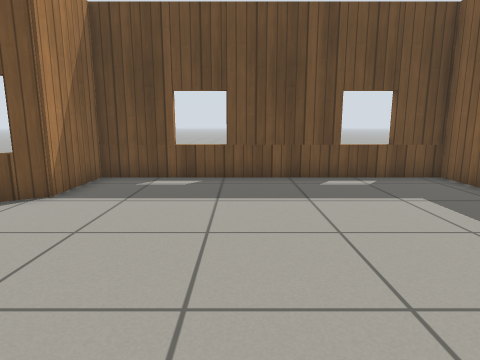
View 1 (above)

13 first-person views from a walk through a world built for the Gazebo simulator. The camera is 0.8 m above the floor, tilts 10° down and sees 75° across. The floor is counted in squares, 0.5 m on a side. Each view is taken from the middle of a square. On the plan, view 1 faces up. The plan holds only what a view shows up to about 15 squares ahead; the rest is blank. Simple patterns stand in for the simulator's built-in surfaces.

View 2
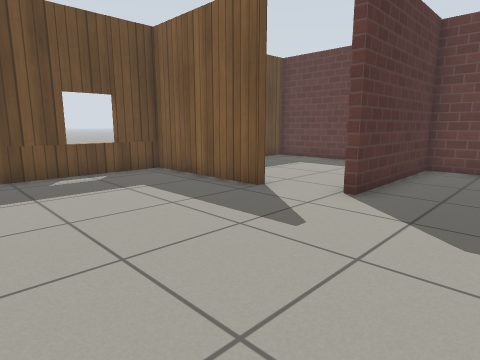

View 3
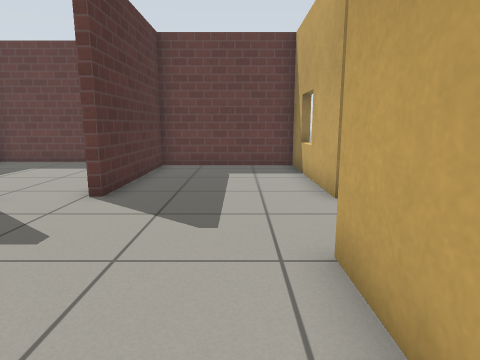

View 4
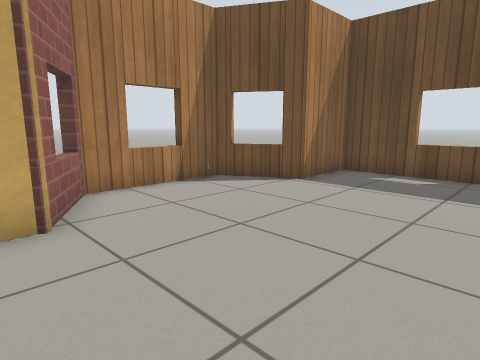

View 5
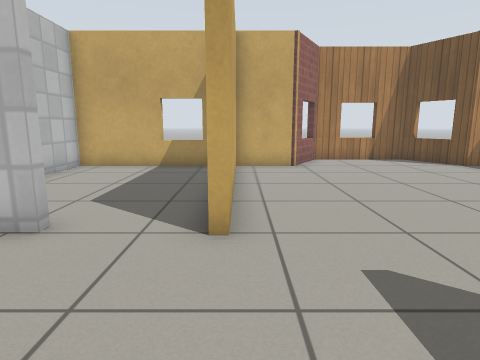

View 6
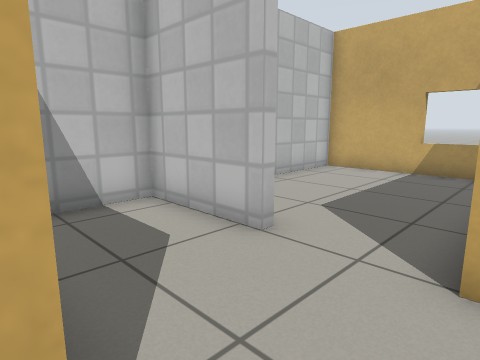

View 7
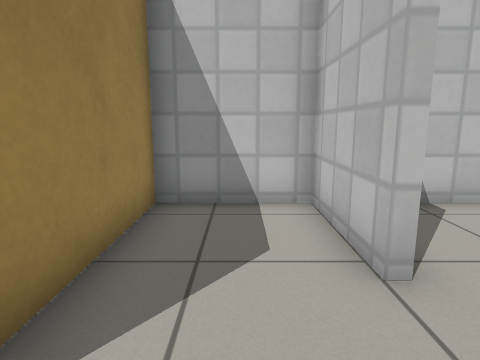

View 8
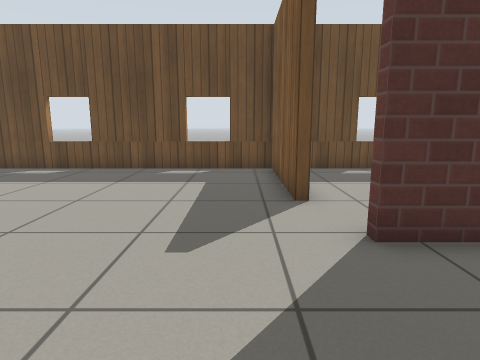

View 9
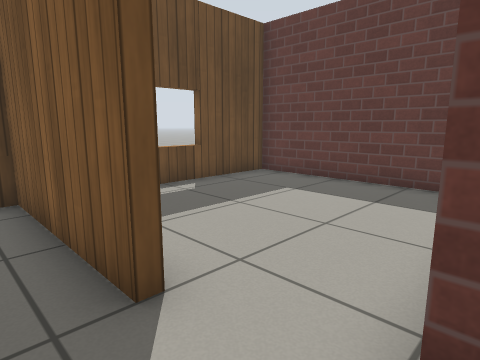

View 10
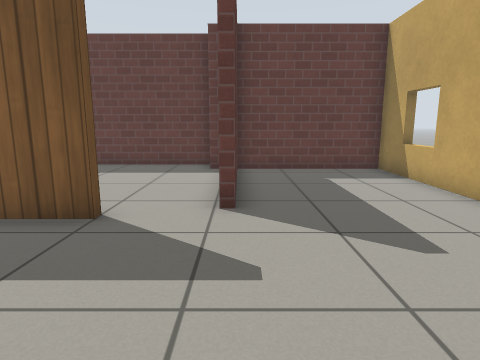

View 11
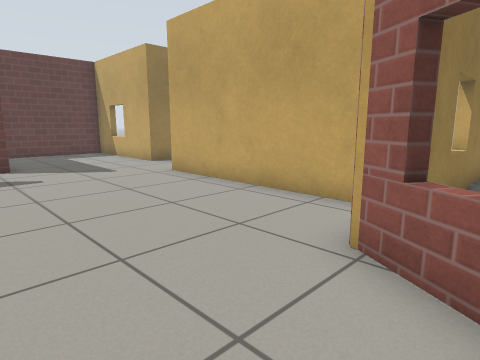

View 12
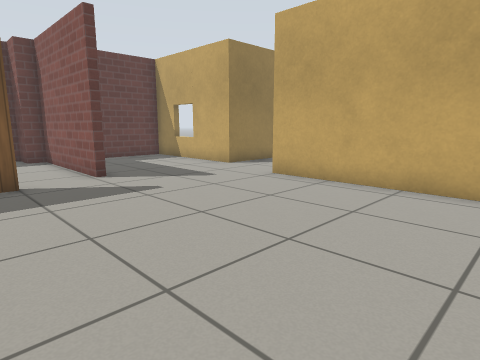

View 13
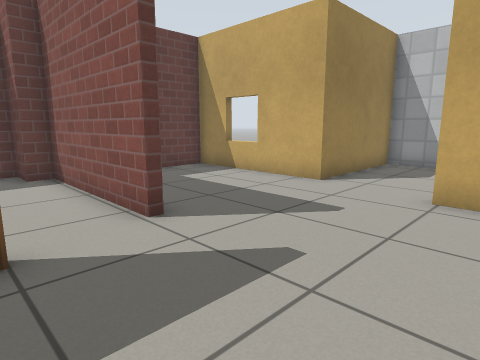

### Floor plan
Ten units are one square. View 1 is at (0, 0); x grows to the right and y downward. Boxes are objects, and circles mark ways between rooms. Rooms are numbered by the first view taken in them; rooms with no view inside come last. Other rooms are left out.
<svg viewBox="-71 -100 212 188">
<path fill="none" stroke="#000" d="M62 -45 62 -95 -42 -95 -42 -69 -66 -55 -66 -15 -42 -1 -42 23M-32 22 36 22M35 50 35 83 67 83 67 31 124 31 124 -21 67 -21 67 -24M67 -24 124 -24 124 -31 136 -31 136 -95 75 -95M-42 33 -43 83 14 83M31 50 35 50"/>
<circle cx="65" cy="-35" r="3" fill="#2a7"/>
<circle cx="30" cy="40" r="3" fill="#2a7"/>
<text x="20" y="-20">1</text>
<text x="100" y="-60">2</text>
<text x="-10" y="50">3</text>
</svg>
Room 1 opens to room 2. Room 1 opens to room 3.

Where each view was taken, in squares from view 1:
view 1: 0 up, 0 right, facing up
view 2: 1 down, 0 right, facing up-right
view 3: 1 down, 0 right, facing right
view 4: 1 down, 1 right, facing up-left
view 5: 2 down, 8 right, facing left
view 6: 2 down, 7 right, facing down-left
view 7: 2 down, 5 right, facing down
view 8: 2 down, 5 right, facing up
view 9: 2 up, 5 right, facing up-right
view 10: 2 up, 1 right, facing right
view 11: 4 up, 6 left, facing down-right
view 12: 6 up, 3 left, facing down-right
view 13: 5 up, 2 right, facing down-right
